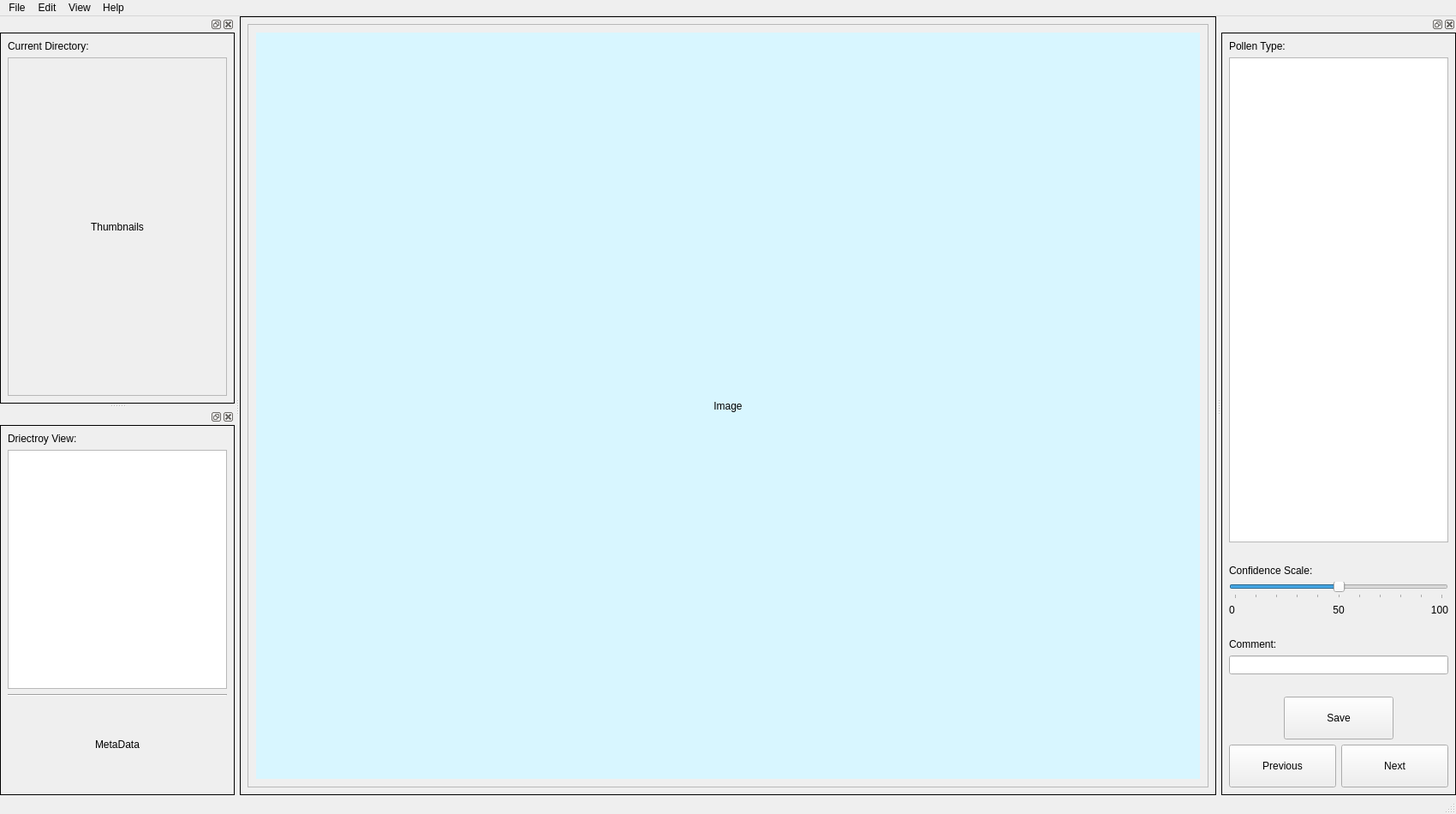
<?xml version="1.0" encoding="UTF-8"?>
<ui version="4.0">
 <class>senior_MainWindow</class>
 <widget class="QMainWindow" name="senior_MainWindow">
  <property name="geometry">
   <rect>
    <x>0</x>
    <y>0</y>
    <width>1700</width>
    <height>950</height>
   </rect>
  </property>
  <property name="font">
   <font>
    <family>SansSerif</family>
    <pointsize>9</pointsize>
   </font>
  </property>
  <property name="windowTitle">
   <string>Pollen Annotation</string>
  </property>
  <property name="windowIcon">
   <iconset resource="../Icons.qrc">
    <normaloff>:/Main/Icons/pollen-icon.jpg</normaloff>:/Main/Icons/pollen-icon.jpg</iconset>
  </property>
  <widget class="QWidget" name="centralwidget">
   <property name="styleSheet">
    <string notr="true">QWidget#centralwidget{
border: 1px solid black;
}</string>
   </property>
   <layout class="QVBoxLayout" name="verticalLayout_2">
    <item>
     <widget class="QFrame" name="pictureFrame">
      <property name="frameShape">
       <enum>QFrame::StyledPanel</enum>
      </property>
      <property name="frameShadow">
       <enum>QFrame::Raised</enum>
      </property>
      <layout class="QVBoxLayout" name="verticalLayout_5">
       <item>
        <widget class="QLabel" name="label_2">
         <property name="styleSheet">
          <string notr="true">background-color:rgb(216, 246, 255)</string>
         </property>
         <property name="text">
          <string>Image</string>
         </property>
         <property name="alignment">
          <set>Qt::AlignCenter</set>
         </property>
        </widget>
       </item>
      </layout>
     </widget>
    </item>
   </layout>
  </widget>
  <widget class="QMenuBar" name="menubar">
   <property name="geometry">
    <rect>
     <x>0</x>
     <y>0</y>
     <width>1700</width>
     <height>22</height>
    </rect>
   </property>
   <widget class="QMenu" name="menuFile">
    <property name="title">
     <string>File</string>
    </property>
   </widget>
   <widget class="QMenu" name="menuEdit">
    <property name="title">
     <string>Edit</string>
    </property>
   </widget>
   <widget class="QMenu" name="menuView">
    <property name="title">
     <string>View</string>
    </property>
   </widget>
   <widget class="QMenu" name="menuHelp">
    <property name="title">
     <string>Help</string>
    </property>
   </widget>
   <addaction name="menuFile"/>
   <addaction name="menuEdit"/>
   <addaction name="menuView"/>
   <addaction name="menuHelp"/>
  </widget>
  <widget class="QDockWidget" name="thumbnailDock">
   <property name="sizePolicy">
    <sizepolicy hsizetype="Preferred" vsizetype="Maximum">
     <horstretch>0</horstretch>
     <verstretch>0</verstretch>
    </sizepolicy>
   </property>
   <property name="minimumSize">
    <size>
     <width>250</width>
     <height>300</height>
    </size>
   </property>
   <property name="styleSheet">
    <string notr="true">QDockWidget#thumbnailDock{
border: 1px solid black;
}</string>
   </property>
   <attribute name="dockWidgetArea">
    <number>1</number>
   </attribute>
   <widget class="QWidget" name="dockWidgetContents">
    <property name="styleSheet">
     <string notr="true">QWidget#dockWidgetContents{
border: 1px solid black;
}</string>
    </property>
    <layout class="QVBoxLayout" name="verticalLayout_3" stretch="0,10">
     <item>
      <widget class="QLabel" name="label_11">
       <property name="text">
        <string>Current Directory:</string>
       </property>
      </widget>
     </item>
     <item>
      <widget class="QFrame" name="frame">
       <property name="frameShape">
        <enum>QFrame::StyledPanel</enum>
       </property>
       <property name="frameShadow">
        <enum>QFrame::Raised</enum>
       </property>
       <layout class="QVBoxLayout" name="verticalLayout_6">
        <item>
         <widget class="QLabel" name="label_5">
          <property name="text">
           <string>Thumbnails</string>
          </property>
          <property name="alignment">
           <set>Qt::AlignCenter</set>
          </property>
         </widget>
        </item>
       </layout>
      </widget>
     </item>
    </layout>
   </widget>
  </widget>
  <widget class="QDockWidget" name="metadataDock">
   <property name="sizePolicy">
    <sizepolicy hsizetype="Preferred" vsizetype="Maximum">
     <horstretch>0</horstretch>
     <verstretch>0</verstretch>
    </sizepolicy>
   </property>
   <property name="minimumSize">
    <size>
     <width>100</width>
     <height>250</height>
    </size>
   </property>
   <property name="styleSheet">
    <string notr="true">QDockWidget#metadataDock{
border: 1px solid black;
}</string>
   </property>
   <attribute name="dockWidgetArea">
    <number>1</number>
   </attribute>
   <widget class="QWidget" name="dockWidgetContents_2">
    <property name="styleSheet">
     <string notr="true">QWidget#dockWidgetContents_2{
border: 1px solid black;
}</string>
    </property>
    <layout class="QVBoxLayout" name="verticalLayout_4">
     <item>
      <widget class="QLabel" name="label_10">
       <property name="text">
        <string>Driectroy View:</string>
       </property>
      </widget>
     </item>
     <item>
      <widget class="QTreeView" name="treeView"/>
     </item>
     <item>
      <widget class="Line" name="line">
       <property name="orientation">
        <enum>Qt::Horizontal</enum>
       </property>
      </widget>
     </item>
     <item>
      <widget class="QLabel" name="label_6">
       <property name="minimumSize">
        <size>
         <width>0</width>
         <height>100</height>
        </size>
       </property>
       <property name="text">
        <string>MetaData</string>
       </property>
       <property name="alignment">
        <set>Qt::AlignCenter</set>
       </property>
      </widget>
     </item>
    </layout>
   </widget>
  </widget>
  <widget class="QDockWidget" name="labellingDock">
   <property name="styleSheet">
    <string notr="true">QWidget#dockWidgetContents_3{
border: 1px solid black;
}</string>
   </property>
   <attribute name="dockWidgetArea">
    <number>2</number>
   </attribute>
   <widget class="QWidget" name="dockWidgetContents_3">
    <layout class="QVBoxLayout" name="verticalLayout">
     <item>
      <widget class="QLabel" name="label">
       <property name="text">
        <string>Pollen Type:</string>
       </property>
      </widget>
     </item>
     <item>
      <widget class="QListView" name="listView"/>
     </item>
     <item>
      <spacer name="verticalSpacer_2">
       <property name="orientation">
        <enum>Qt::Vertical</enum>
       </property>
       <property name="sizeType">
        <enum>QSizePolicy::Minimum</enum>
       </property>
       <property name="sizeHint" stdset="0">
        <size>
         <width>20</width>
         <height>20</height>
        </size>
       </property>
      </spacer>
     </item>
     <item>
      <widget class="QLabel" name="label_3">
       <property name="text">
        <string>Confidence Scale:</string>
       </property>
      </widget>
     </item>
     <item>
      <widget class="QSlider" name="horizontalSlider">
       <property name="minimum">
        <number>0</number>
       </property>
       <property name="maximum">
        <number>10</number>
       </property>
       <property name="singleStep">
        <number>1</number>
       </property>
       <property name="pageStep">
        <number>1</number>
       </property>
       <property name="sliderPosition">
        <number>5</number>
       </property>
       <property name="orientation">
        <enum>Qt::Horizontal</enum>
       </property>
       <property name="tickPosition">
        <enum>QSlider::TicksBelow</enum>
       </property>
       <property name="tickInterval">
        <number>1</number>
       </property>
      </widget>
     </item>
     <item>
      <layout class="QHBoxLayout" name="horizontalLayout_3">
       <item>
        <widget class="QLabel" name="label_8">
         <property name="text">
          <string>0</string>
         </property>
        </widget>
       </item>
       <item>
        <widget class="QLabel" name="label_9">
         <property name="text">
          <string>50</string>
         </property>
         <property name="alignment">
          <set>Qt::AlignCenter</set>
         </property>
        </widget>
       </item>
       <item>
        <widget class="QLabel" name="label_7">
         <property name="text">
          <string>100</string>
         </property>
         <property name="alignment">
          <set>Qt::AlignRight|Qt::AlignTrailing|Qt::AlignVCenter</set>
         </property>
        </widget>
       </item>
      </layout>
     </item>
     <item>
      <spacer name="verticalSpacer">
       <property name="orientation">
        <enum>Qt::Vertical</enum>
       </property>
       <property name="sizeType">
        <enum>QSizePolicy::Minimum</enum>
       </property>
       <property name="sizeHint" stdset="0">
        <size>
         <width>20</width>
         <height>20</height>
        </size>
       </property>
      </spacer>
     </item>
     <item>
      <widget class="QLabel" name="label_4">
       <property name="text">
        <string>Comment:</string>
       </property>
      </widget>
     </item>
     <item>
      <widget class="QLineEdit" name="lineEdit"/>
     </item>
     <item>
      <spacer name="verticalSpacer_3">
       <property name="orientation">
        <enum>Qt::Vertical</enum>
       </property>
       <property name="sizeType">
        <enum>QSizePolicy::Minimum</enum>
       </property>
       <property name="sizeHint" stdset="0">
        <size>
         <width>20</width>
         <height>20</height>
        </size>
       </property>
      </spacer>
     </item>
     <item>
      <layout class="QHBoxLayout" name="horizontalLayout_2" stretch="1,2,1">
       <item>
        <spacer name="horizontalSpacer">
         <property name="orientation">
          <enum>Qt::Horizontal</enum>
         </property>
         <property name="sizeHint" stdset="0">
          <size>
           <width>40</width>
           <height>20</height>
          </size>
         </property>
        </spacer>
       </item>
       <item>
        <widget class="QPushButton" name="saveButton">
         <property name="minimumSize">
          <size>
           <width>0</width>
           <height>50</height>
          </size>
         </property>
         <property name="text">
          <string>Save</string>
         </property>
         <property name="icon">
          <iconset resource="../Icons.qrc">
           <normaloff>:/Icons/save.svg</normaloff>:/Icons/save.svg</iconset>
         </property>
         <property name="iconSize">
          <size>
           <width>20</width>
           <height>20</height>
          </size>
         </property>
        </widget>
       </item>
       <item>
        <spacer name="horizontalSpacer_2">
         <property name="orientation">
          <enum>Qt::Horizontal</enum>
         </property>
         <property name="sizeHint" stdset="0">
          <size>
           <width>40</width>
           <height>20</height>
          </size>
         </property>
        </spacer>
       </item>
      </layout>
     </item>
     <item>
      <layout class="QHBoxLayout" name="horizontalLayout">
       <item>
        <widget class="QPushButton" name="pushButton">
         <property name="minimumSize">
          <size>
           <width>0</width>
           <height>50</height>
          </size>
         </property>
         <property name="text">
          <string>Previous</string>
         </property>
         <property name="icon">
          <iconset resource="../Icons.qrc">
           <normaloff>:/Icons/prev.png</normaloff>:/Icons/prev.png</iconset>
         </property>
         <property name="iconSize">
          <size>
           <width>20</width>
           <height>20</height>
          </size>
         </property>
        </widget>
       </item>
       <item>
        <widget class="QPushButton" name="pushButton_2">
         <property name="minimumSize">
          <size>
           <width>0</width>
           <height>50</height>
          </size>
         </property>
         <property name="text">
          <string>Next</string>
         </property>
         <property name="icon">
          <iconset resource="../Icons.qrc">
           <normaloff>:/Icons/next.png</normaloff>:/Icons/next.png</iconset>
         </property>
         <property name="iconSize">
          <size>
           <width>20</width>
           <height>20</height>
          </size>
         </property>
        </widget>
       </item>
      </layout>
     </item>
    </layout>
   </widget>
  </widget>
  <widget class="QStatusBar" name="statusBar"/>
 </widget>
 <resources>
  <include location="../Icons.qrc"/>
 </resources>
 <connections/>
</ui>
